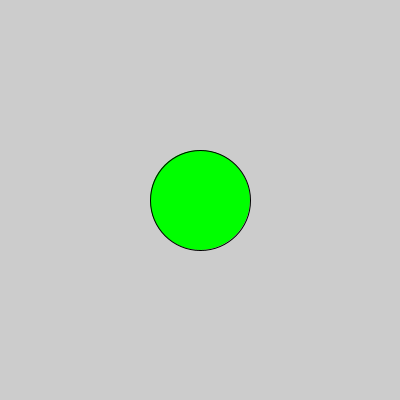
Frame 1 (no input)
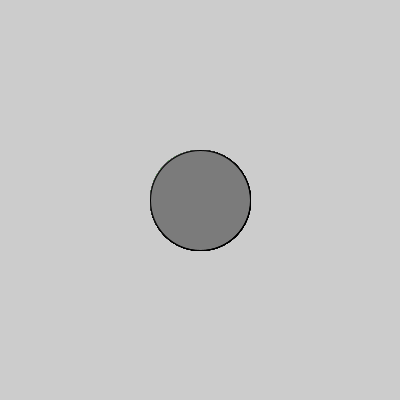
Frame 60 (the mouse pressed at the canvas centre just before this capture)
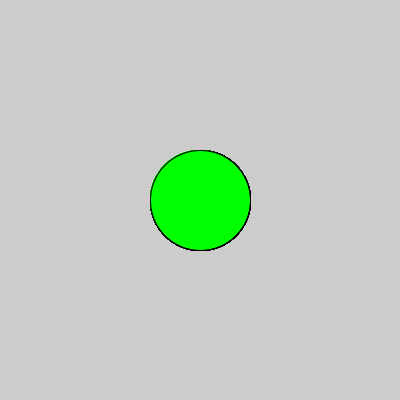
Frame 120 (the mouse held since frame 60 and released just before this capture)

The Processing sketch that drew these frames (run headless with seeded random() and noise(); from frame 60 on, the mouse is pressed at the canvas centre):

// Processing sketch: aula10_ex4_g2
// ── aula10_ex4_g2.pde

void setup(){size(400,400);}

void draw(){
  println(second());
  //if(millis()%2 ==0){
    if(second()%2 ==0){
fill(0,255,0);
  }else{
fill(123);
    }
ellipse(200,200,100,100);
}
